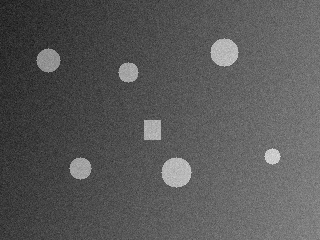
#> input picture labs/samples/01_objects_uneven_light.png, 320 x 240 px
$ python lab04_projections.py --image samples/01_objects_uneven_light.png
#> lines starting #> are read from the running program, lines starting #| are printed output that depends on the picture; after the words box and inside, x2 and y2 are one past the last pixel; in counts of white or black regions, pixels touching at a corner belong together
### labs/common.py
"""Общие утилиты: ввод, шум, метрики, тестовые изображения, графики."""
import argparse
import os
import time

import cv2
import matplotlib
import numpy as np

matplotlib.use("Agg")
import matplotlib.pyplot as plt  # noqa: E402


def load(path, color=False):
    """Загрузить изображение (ошибка, если файла нет или он не читается)."""
    if not os.path.isfile(path):
        raise FileNotFoundError(f"Файл не найден: {path}")
    img = cv2.imread(path, cv2.IMREAD_COLOR if color else cv2.IMREAD_GRAYSCALE)
    if img is None:
        raise ValueError(f"Не удалось прочитать: {path}")
    return img


def check(img):
    """Проверить, что вход -- непустое 2D-изображение uint8."""
    if not isinstance(img, np.ndarray) or img.ndim != 2 or img.size == 0 or img.dtype != np.uint8:
        raise ValueError("Нужно непустое 2D-изображение uint8")


def parse(doc, extra=()):
    """Аргументы: --image (иначе демо), --out; extra -- список (имя, kwargs)."""
    p = argparse.ArgumentParser(description=doc)
    p.add_argument("--image", help="путь к изображению (иначе демо-данные)")
    p.add_argument("--out", default="out", help="папка для графиков")
    for name, kw in extra:
        p.add_argument(name, **kw)
    return p.parse_args()


def ms(func, *args, repeat=3):
    """Лучшее время func(*args) в миллисекундах."""
    best = float("inf")
    for _ in range(repeat):
        t0 = time.perf_counter()
        func(*args)
        best = min(best, time.perf_counter() - t0)
    return best * 1e3


# [25 lines left out: functions psnr, iou, f1, gauss, not called in this run]


def salt_pepper(img, amount, seed=0):
    """Импульсный шум: доля amount пикселей -> 0 или 255."""
    r = np.random.default_rng(seed).random(img.shape)
    out = img.copy()
    out[r < amount / 2] = 0
    out[(r >= amount / 2) & (r < amount)] = 255
    return out


def windows(img, k):
    """Окна k x k вокруг каждого пикселя, форма (H, W, k, k); края -- reflect."""
    return np.lib.stride_tricks.sliding_window_view(np.pad(img, k // 2, mode="reflect"), (k, k))


# [39 lines left out: functions demo_objects, demo_lines, demo_text, demo_regions, not called in this run]


def grid(items, out, name, ncols=3):
    """Сохранить subplot из пар (изображение, заголовок); 3 канала = BGR."""
    nrows = -(-len(items) // ncols)
    fig, axes = plt.subplots(nrows, ncols, figsize=(3.2 * ncols, 3.2 * nrows), squeeze=False)
    for ax in axes.ravel():
        ax.axis("off")
    for ax, (img, title) in zip(axes.ravel(), items):
        img = img.astype(np.uint8) * 255 if img.dtype == bool else img
        ax.imshow(cv2.cvtColor(img, cv2.COLOR_BGR2RGB) if img.ndim == 3 else img,
                  cmap="gray", vmin=0, vmax=255 if img.dtype == np.uint8 else None)
        ax.set_title(title, fontsize=9)
    save(fig, out, name)


def plot(curves, out, name):
    """Сохранить график кривых {подпись: массив}."""
    fig, ax = plt.subplots(figsize=(7, 3))
    for label, y in curves.items():
        ax.plot(y, label=label)
    ax.legend()
    save(fig, out, name)


def save(fig, out, name):
    """Сохранить фигуру в out/name и закрыть."""
    os.makedirs(out, exist_ok=True)
    fig.tight_layout()
    fig.savefig(os.path.join(out, name), dpi=100)
    plt.close(fig)

### labs/lab05_binarization.py
"""Лаба 5. Бинаризация: порог, Оцу, ISODATA, локальный порог Саувола."""
import cv2
import numpy as np

import common


# [4 lines left out: function threshold, not called in this run]


def otsu(gray):
    """Порог Оцу: максимум sigma_b^2(t) = (mu_T*w(t) - mu(t))^2 / (w(t) * (1 - w(t)))."""
    common.check(gray)
    p = np.bincount(gray.ravel(), minlength=256) / gray.size
    w, mu = np.cumsum(p), np.cumsum(p * np.arange(256))
    d = w * (1 - w)
    s = np.zeros(256)
    s[d > 1e-12] = (mu[-1] * w[d > 1e-12] - mu[d > 1e-12]) ** 2 / d[d > 1e-12]
    return int(np.argmax(s))


# [48 lines left out: functions isodata, box_sum, sauvola, main, not called in this run]


# [2 lines that do not run on import are left out]

### labs/lab04_projections.py
"""Лаба 4. Проекции: PH(y) = sum_x I(x, y), PV(x) = sum_y I(x, y)."""
import cv2
import numpy as np

import common
from lab05_binarization import otsu


def projections(binary):
    """(PH, PV) бинарного изображения (объект = ненулевой); int64 против переполнения."""
    common.check(binary)
    obj = (binary > 0).astype(np.int64)
    return obj.sum(axis=1), obj.sum(axis=0)


def runs(p, thr=0, min_len=1):
    """Участки (начало, конец), где p > thr -- например, строки текста."""
    d = np.flatnonzero(np.diff(np.r_[0, (p > thr).astype(int), 0]))
    return [(int(s), int(e)) for s, e in zip(d[::2], d[1::2]) if e - s >= min_len]


def rotate(img, angle):
    m = cv2.getRotationMatrix2D((img.shape[1] / 2, img.shape[0] / 2), angle, 1.0)
    return cv2.warpAffine(img, m, img.shape[::-1])


def skew(binary, max_angle=10, step=0.5):
    """Угол поворота, при котором дисперсия PH максимальна (строки выровнены)."""
    angles = np.arange(-max_angle, max_angle + step, step)
    return float(angles[np.argmax([np.var(projections(rotate(binary, a))[0]) for a in angles])])


def main():
    args = common.parse(__doc__)
    gray = common.load(args.image) if args.image else common.demo_text(3.0)
#> in load, img is the input picture: shape (240, 320); min 20, max 223, mean 88.4
    binary = (gray <= otsu(gray)).astype(np.uint8) * 255  # объект (тёмный текст) = белый
#> in otsu, `p = np.bincount(gray.ravel(), minlength=256) / gray.size`: p = 256 values, max 0.0149 at index 80, min 0 at index 0, mean 0.00391
#> in otsu, `w, mu = np.cumsum(p), np.cumsum(p * np.arange(256))`: w = 256 values from 0 to 1; mu = 256 values from 0 to 88.35
#> in otsu, `d = w * (1 - w)`: d = 256 values, max 0.25 at index 86, min 0 at index 0, mean 0.0599
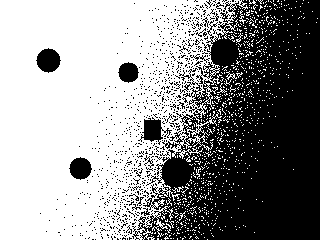
#> binary: shape (240, 320); 57% white; 843 black regions (827 under 20 px), largest, box (x1, y1, x2, y2) and area: (132, 0, 320, 240) 29442, (36, 48, 61, 73) 441, (138, 117, 172, 145) 414
    ph, pv = projections(binary)
#> ph = 240 values, max 243 at index 0, min 130 at index 170, mean 182.3; pv = 320 values, max 240 at index 0, min 0 at index 294, mean 136.7
    ref = cv2.reduce((binary > 0).astype(np.float64), 1, cv2.REDUCE_SUM).ravel()
#> ref has the same summary as ph
    print("max|PH - cv2.reduce|:", np.abs(ph - ref).max())
#| max|PH - cv2.reduce|: 0.0
    angle = skew(binary)
#> angle = -10
    fixed = rotate(binary, angle)
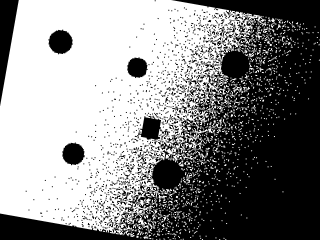
#> fixed: shape (240, 320); min 0, max 255, mean 135.3
    print(f"угол коррекции {angle:+.1f}°, строки текста: {runs(projections(fixed)[0], 0.02 * ph.max(), 5)}")
#> in runs, `d = np.flatnonzero(np.diff(np.r_[0, (p > thr).astype(int), 0]))`: d = [0, 240]
#| угол коррекции -10.0°, строки текста: [(0, 240)]
    print(f"время: projections {common.ms(projections, binary):.3f} мс, skew {common.ms(skew, binary, repeat=1):.0f} мс")
#| время: projections 0.193 мс, skew 34 мс
    noisy = common.salt_pepper(binary, 0.02)
#> in salt_pepper, `out[(r >= amount / 2) & (r < amount)] = 255`:
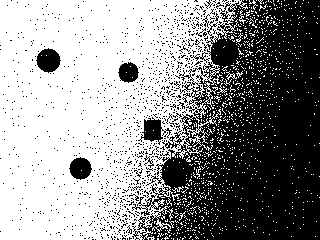
#> out: shape (240, 320); 56.8% white; 1113 black regions (1099 under 20 px), largest, box (x1, y1, x2, y2) and area: (132, 0, 320, 240) 29303, (36, 48, 61, 73) 438, (138, 117, 172, 145) 409
    clean = cv2.medianBlur(noisy, 3)
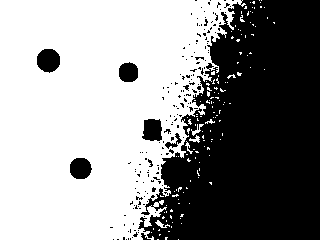
#> clean: shape (240, 320); 56.9% white; 172 black regions (164 under 20 px), largest, box (x1, y1, x2, y2) and area: (138, 0, 320, 240) 30850, (37, 49, 60, 73) 437, (70, 158, 92, 179) 375
    print(f"шум 2%: RMS(PH) {np.sqrt(np.mean((projections(noisy)[0] - ph) ** 2)):.1f}, "
          f"после медианы {np.sqrt(np.mean((projections(clean)[0] - ph) ** 2)):.1f}")
#| шум 2%: RMS(PH) 1.9, после медианы 4.9
    common.grid([(binary, "бинарное"), (fixed, "после компенсации угла")], args.out, "lab04.png", 2)
    common.plot({"PH до": ph, "PH после": projections(fixed)[0]}, args.out, "lab04_ph.png")
#> the loop in plot, `for label, y in curves.items():` made 2 passes
#> label on passes 1 to 2: 'PH до', 'PH после'
#> call 2 of save, with out = 'out', name = 'lab04_ph.png'
#> in save (call 2), `fig.savefig(os.path.join(out, name), dpi=100)`:
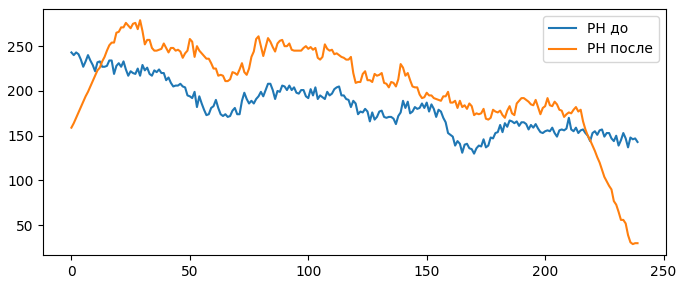
#> figure drawn by matplotlib, 1 panel; curve peaks at x = 0, y = 243; curve peaks at x = 29, y = 279


if __name__ == "__main__":
    main()

$ run again, on labs/samples/07_three_regions.png
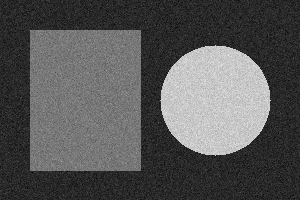
#> input picture labs/samples/07_three_regions.png, 300 x 200 px
#> in load, img is the input picture: shape (200, 300); min 0, max 236, mean 86.1
#> p = 256 values, max 0.0232 at index 39, min 0 at index 80, mean 0.00391
#> w = 256 values from 1.67e-05 to 1; mu = 256 values from 0 to 86.14
#> in otsu, `d = w * (1 - w)`: d = 256 values, max 0.25 at index 50, min 1.11e-15 at index 236, mean 0.127
#> in main, `binary = (gray <= otsu(gray)).astype(np.uint8) * 255`:
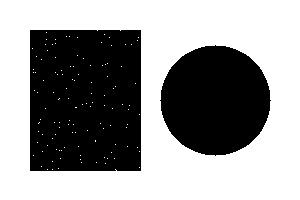
#> binary: shape (200, 300); 58.3% white; 2 black regions, box (x1, y1, x2, y2) and area: (30, 30, 141, 171) 15526, (160, 45, 271, 156) 9477
#> ph = 200 values, max 300 at index 0, min 78 at index 100, mean 175; pv = 300 values, max 200 at index 0, min 59 at index 30, mean 116.7
#> ref has the same summary as ph
#| max|PH - cv2.reduce|: 0.0
#> angle = 0
#> in runs, `d = np.flatnonzero(np.diff(np.r_[0, (p > thr).astype(int), 0]))`: d = [0, 200]
#| угол коррекции +0.0°, строки текста: [(0, 200)]
#| время: projections 0.161 мс, skew 29 мс
#> clean: shape (200, 300); 58.1% white; 2 black regions, box (x1, y1, x2, y2) and area: (30, 30, 141, 171) 15645, (160, 46, 271, 155) 9474
#| шум 2%: RMS(PH) 2.4, после медианы 1.1
#> the loop in plot, `for label, y in curves.items():` made 2 passes
#> label on passes 1 to 2: 'PH до', 'PH после'
#> in save (call 2), `fig.savefig(os.path.join(out, name), dpi=100)`:
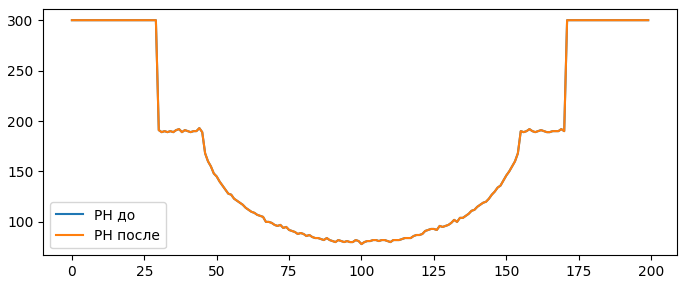
#> figure drawn by matplotlib, 1 panel; curve peaks at x = 0, y = 300; curve peaks at x = 0, y = 300
